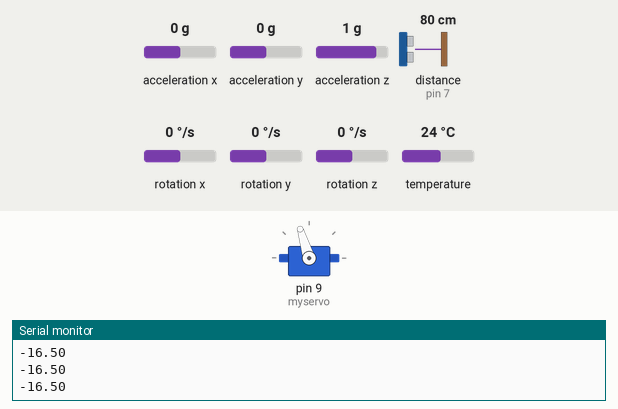
This sketch was run on a simulated Arduino Leonardo, built with avr-gcc and run on an emulated ATmega32U4. Parts: servo, the last lines printed to the serial monitor. The inputs (shaded band) are chosen by the test bench; at power-on: distance to the obstacle (sensor on pin 7) 80 cm, acceleration y 0 g, acceleration z 1 g, acceleration x 0 g, rotation x 0 °/s, rotation y 0 °/s, rotation z 0 °/s, temperature 24 °C. The echo pulse lasts 58.3 µs per cm.

Above: at 1.3 s.
1.4 s: distance to the obstacle (sensor on pin 7) set to 45 cm
2.9 s: distance to the obstacle (sensor on pin 7) set to 37 cm
At 3.8 s:
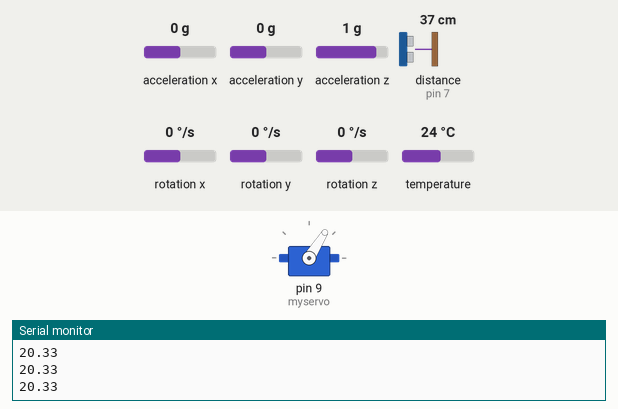
4.8 s: acceleration y set to 0.8 g
6.8 s: acceleration z set to -1.4 g
At 8.1 s:
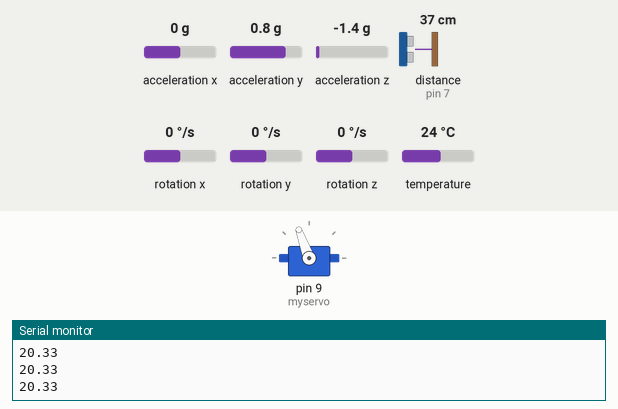
8.7 s: acceleration y set to 0.1 g
At 9.2 s:
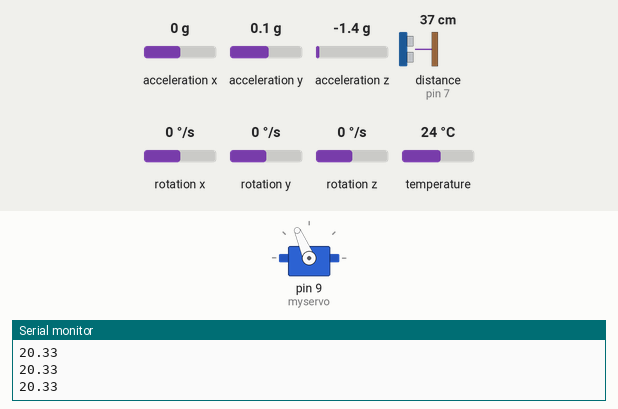
10.2 s: acceleration y set to -0.1 g
At 11.5 s:
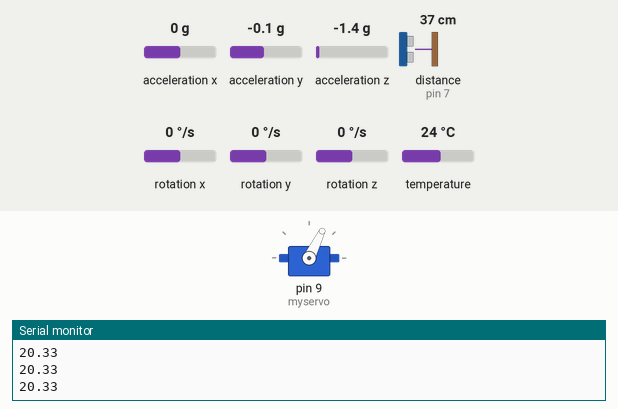
Timing chart, 0 to 12.7 s (numbered marks = the images above; inputs shaded):
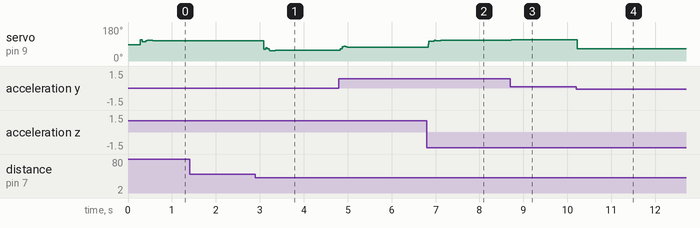

Measured:
- the behaviour switches between 41 and 40 cm on distance to the obstacle (sensor on pin 7) (found by bisection; images 0 and 1)
- the behaviour switches between 0 and -0.1 g on acceleration y (found by bisection; images 3 and 4)
- after the input at 2.9 s, servo on pin 9 (myservo): 107° → 55° after 0.19 s, → 58° 0.25 s later
- after the input at 8.7 s, servo on pin 9 (myservo): 110° → 113° at once
- after the input at 10.2 s, servo on pin 9 (myservo): 113° → 64° at once

The sketch:

TP3.ino
```cpp
#include <Servo.h> // Libreria para controlar el servo
#include <Adafruit_MPU6050.h>
#include <Adafruit_Sensor.h>
#include <Wire.h>
#include <NewPing.h> // Libreria para la comunicación con el sensor de ultrasonido

#define TRIGGER_PIN  6    // Pin de arduino conectado al pin trigger del sensor de ultrasonido.
#define ECHO_PIN     7    // Pin de arduino conectado al pin echo del sensor de ultrasonido.
#define MAX_DISTANCE 40  // Distancia máxima que queremos medir (en cm). El sensor tiene un límite de 400-500cm.

NewPing sonar(TRIGGER_PIN, ECHO_PIN, MAX_DISTANCE); // Se inicializa el sensor con los parametros definidos.

Adafruit_MPU6050 mpu; // Se define el objeto de la IMU

// Variables para medir tiempo
unsigned long startTime = 0;
unsigned long endTime = 0;

Servo myservo;  // create Servo object to control a servo

#define PI 3.14159
#define ALPHA 0.1
#define CORRECCION_SERVO 85
#define CORRECCION_IMU -0.2128

void setup() {
  Serial.begin(115200);

  while (!Serial){
    delay(10); // will pause Zero, Leonardo, etc until serial console opens
  }

  // Se inicia la IMU
  if (!mpu.begin()) {
    while (1) {
      delay(10);
    }
  }
  myservo.attach(9);  // Indico el pin PWM de arduino que controla al servo

  while (!Serial){
    delay(10); // will pause Zero, Leonardo, etc until serial console opens
  }

  // Se inicia la IMU
  if (!mpu.begin()) {
    while (1) {
      delay(10);
    }
  }

  mpu.setAccelerometerRange(MPU6050_RANGE_8_G);
  mpu.setGyroRange(MPU6050_RANGE_500_DEG);
  mpu.setFilterBandwidth(MPU6050_BAND_44_HZ);

  myservo.write(0 + CORRECCION_SERVO);

  delay(100);
}

void loop() {
  startTime = micros();

  // float u = cuadrada(-10, 10);
  // comandarServo(u);

  float A [4][4] = { {1, 0.02, 0, 0}, {0, 0.9355, 0.1962, 0}, {0, 0, 1, 0.02}, {0, 0, -2.882, 0.6546} };
  float B[4] = {0, 0, 0, 1.236};
  // x5
  // float L[4][2] = { {0.6272, -0.0386}, {0.9359, 0.1291}, {0.1692, 0.5643}, {-0.6242, -3.7022} };

  // x3
  float L[4][2] = { {0.5304, -0.2229}, {2.0566, -1.0281}, {0.0439, 0.3783}, {-0.1191, -3.0185} };

  static float medicion[2] = {0, 0};
  medir_angulo(medicion);

  static float pos_ant = 0;
  float pos = medir_distancia();
  float vel = (pos - pos_ant)/0.02;
  pos_ant = pos;

  float ang = medicion[0];
  float w = medicion[1];

  static float pos_est_ant = 0;
  static float vel_est_ant = 0;
  static float ang_est_ant = 0;
  static float w_est_ant   = 0;

  // Realimentación de estados
  // x5
  // float K[4] = {-2.7711, -0.8137, -0.5410, -0.0891};
  // x3
  float K[4] = {-2.7711, -0.8137, -0.5410, -0.0891};
  // float u = K[0]*pos_est_ant + K[1]*vel_est_ant + K[2]*ang_est_ant + K[3]*w_est_ant;
  // comandarServo(u);

  // Seguimiento de referencias
  static float ref[2] = {0, 0};
  // ref[0] = cuadrada(-7, 10, 250, 500);
  // x5
  // float F[2] = {2.7711, 0};
  // x3
  float F[2] = {2.7711, 0};
  float u = K[0]*pos_est_ant + K[1]*vel_est_ant + K[2]*ang_est_ant + K[3]*w_est_ant + F[0]*ref[0] + F[1]*ref[1];
  // float u = cuadrada(-8, 10, 40, 80);
  comandarServo(u);

  float pos_est = A[0][0] * pos_est_ant + A[0][1] * vel_est_ant + A[0][2] * ang_est_ant + A[0][3] * w_est_ant + L[0][0] * (pos - pos_est_ant) + L[0][1] * (ang - ang_est_ant) + B[0] * u;
  float vel_est = A[1][0] * pos_est_ant + A[1][1] * vel_est_ant + A[1][2] * ang_est_ant + A[1][3] * w_est_ant + L[1][0] * (pos - pos_est_ant) + L[1][1] * (ang - ang_est_ant) + B[1] * u;
  float ang_est = A[2][0] * pos_est_ant + A[2][1] * vel_est_ant + A[2][2] * ang_est_ant + A[2][3] * w_est_ant + L[2][0] * (pos - pos_est_ant) + L[2][1] * (ang - ang_est_ant) + B[2] * u;
  float w_est   = A[3][0] * pos_est_ant + A[3][1] * vel_est_ant + A[3][2] * ang_est_ant + A[3][3] * w_est_ant + L[3][0] * (pos - pos_est_ant) + L[3][1] * (ang - ang_est_ant) + B[3] * u;

  pos_est_ant = pos_est;
  vel_est_ant = vel_est;
  ang_est_ant = ang_est;
  w_est_ant   = w_est;

  Serial.println(pos);

  // matlab_send(u, pos, pos_est, vel, vel_est, ang, ang_est, w, w_est);
  // matlab_send(ref[0], pos, pos_est, vel, vel_est, ang, ang_est, w, w_est);

  // matlab_send(u, 0., velocidad-bias_est, bias_est, velocidad_est);
  // theta_g = theta_(mejor) + g_x * delta_t (0.02)
  // theta_a = f(a_z, a_y) atan2

  // theta_(mejor) = alpha * theta_a + (1-alpha) * theta_g

  endTime = micros();

  delay(20 - (endTime-startTime)/1000.0);
}

float cuadrada(float inicial, float final, float t1, float t2){
  static int angulo_servo = 0;
  static int contador = 0;
  if(contador == 0){
    angulo_servo = inicial;
    myservo.write(angulo_servo + CORRECCION_SERVO);
  }

  if(contador==t1){
    angulo_servo = final;
    myservo.write(angulo_servo + CORRECCION_SERVO);
  }

  contador++;
  if(contador==t2)
    contador = 0;

  return angulo_servo;
}

float medir_distancia(){
  return sonar.ping()/(2*29.287) - 16.5;
}

void medir_angulo(float *med){
  sensors_event_t a, g, temp;   // Defino las variables para leer los sensores
  mpu.getEvent(&a, &g, &temp);  // Leo los sensores. ¡¡ El valor de la velocidad angular está en radianes por segundo !!

  static float theta_g = 0;
  theta_g = theta_g + ((g.gyro.x + 0.1138) * 0.02) * 180/PI; // Bias = 0.1138

  float theta_a = ( atan2(a.acceleration.y + 0.1840, a.acceleration.z - 2.1528) ) * 180/PI;


  static float theta_best = 0;
  float theta_g_best = theta_best + ((g.gyro.x + 0.1138) * 0.02) * 180/PI; // Bias = 0.1138
  theta_best = ALPHA * theta_a + (1-ALPHA) * theta_g_best;

  med[0] = theta_best + CORRECCION_IMU;
  med[1] = (g.gyro.x + 0.1138) * 180/PI; // Bias = 0.1138
}

void comandarServo(float angulo){
  if(angulo > -30 && angulo < 30){
    myservo.write(angulo + CORRECCION_SERVO);
  }
  return;
}

void matlab_send(float dato1, float dato2, float dato3, float dato4, float dato5, float dato6, float dato7, float dato8, float dato9){
  // Encabezado que marca el comienzo de los datos
  Serial.write("abcd");

  byte * b = (byte *) &dato1;
  Serial.write(b,4);
  b = (byte *) &dato2;
  Serial.write(b,4);
  b = (byte *) &dato3;
  Serial.write(b,4);
  b = (byte *) &dato4;
  Serial.write(b,4);
  b = (byte *) &dato5;
  Serial.write(b,4);
  b = (byte *) &dato6;
  Serial.write(b,4);
  b = (byte *) &dato7;
  Serial.write(b,4);
  b = (byte *) &dato8;
  Serial.write(b,4);
  b = (byte *) &dato9;
  Serial.write(b,4);
}
```
